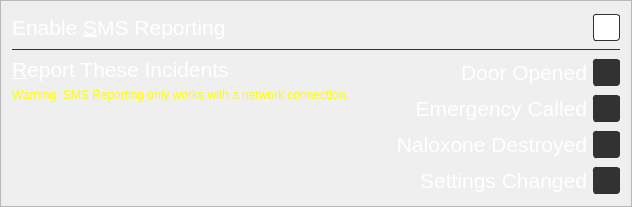
                 <widget class="QFrame" name="frame_17">
                  <property name="styleSheet">
                   <string notr="true">QWidget#frame_17{border-radius: 5px;border-color:rgb(50,50,50);border-width: 1px;border-style: solid;}</string>
                  </property>
                  <property name="frameShape">
                   <enum>QFrame::StyledPanel</enum>
                  </property>
                  <property name="frameShadow">
                   <enum>QFrame::Raised</enum>
                  </property>
                  <layout class="QVBoxLayout" name="verticalLayout_19">
                   <item>
                    <layout class="QHBoxLayout" name="horizontalLayout_18">
                     <item>
                      <widget class="QLabel" name="enableSMSLabel">
                       <property name="font">
                        <font>
                         <pointsize>16</pointsize>
                        </font>
                       </property>
                       <property name="styleSheet">
                        <string notr="true">color:white</string>
                       </property>
                       <property name="text">
                        <string>Enable &amp;SMS Reporting</string>
                       </property>
                       <property name="alignment">
                        <set>Qt::AlignLeading|Qt::AlignLeft|Qt::AlignVCenter</set>
                       </property>
                       <property name="buddy">
                        <cstring>enableSMSCheckBox</cstring>
                       </property>
                      </widget>
                     </item>
                     <item>
                      <spacer name="horizontalSpacer_14">
                       <property name="orientation">
                        <enum>Qt::Horizontal</enum>
                       </property>
                       <property name="sizeHint" stdset="0">
                        <size>
                         <width>40</width>
                         <height>20</height>
                        </size>
                       </property>
                      </spacer>
                     </item>
                     <item>
                      <widget class="QCheckBox" name="enableSMSCheckBox">
                       <property name="minimumSize">
                        <size>
                         <width>0</width>
                         <height>30</height>
                        </size>
                       </property>
                       <property name="font">
                        <font>
                         <pointsize>16</pointsize>
                        </font>
                       </property>
                       <property name="layoutDirection">
                        <enum>Qt::RightToLeft</enum>
                       </property>
                       <property name="styleSheet">
                        <string notr="true">QCheckBox::indicator{
border-color:rgb(50,50,50);border-width: 1px; border-radius:3px;border-style: solid;height:25;width:25}
QCheckBox::indicator:unchecked{
background-color : rgb(50,50,50);}
QCheckBox::indicator:checked{
background-color : white;}
QCheckBox{
color:white;
}
</string>
                       </property>
                       <property name="text">
                        <string/>
                       </property>
                       <property name="checked">
                        <bool>true</bool>
                       </property>
                      </widget>
                     </item>
                    </layout>
                   </item>
                   <item>
                    <widget class="Line" name="line">
                     <property name="styleSheet">
                      <string notr="true">color:rgb(50,50,50)</string>
                     </property>
                     <property name="frameShadow">
                      <enum>QFrame::Plain</enum>
                     </property>
                     <property name="lineWidth">
                      <number>1</number>
                     </property>
                     <property name="orientation">
                      <enum>Qt::Horizontal</enum>
                     </property>
                    </widget>
                   </item>
                   <item>
                    <layout class="QHBoxLayout" name="horizontalLayout_14">
                     <item>
                      <layout class="QVBoxLayout" name="verticalLayout_42">
                       <item>
                        <widget class="QLabel" name="smsReportingLabel">
                         <property name="font">
                          <font>
                           <pointsize>16</pointsize>
                          </font>
                         </property>
                         <property name="styleSheet">
                          <string notr="true">color:white</string>
                         </property>
                         <property name="text">
                          <string>&amp;Report These Incidents</string>
                         </property>
                         <property name="alignment">
                          <set>Qt::AlignLeading|Qt::AlignLeft|Qt::AlignTop</set>
                         </property>
                         <property name="buddy">
                          <cstring>reportDoorOpenedCheckBox</cstring>
                         </property>
                        </widget>
                       </item>
                       <item>
                        <widget class="QLabel" name="smsReportingWarning">
                         <property name="styleSheet">
                          <string notr="true">color:yellow</string>
                         </property>
                         <property name="text">
                          <string>Warning: SMS Reporting only works with a network connection.</string>
                         </property>
                         <property name="alignment">
                          <set>Qt::AlignLeading|Qt::AlignLeft|Qt::AlignTop</set>
                         </property>
                        </widget>
                       </item>
                       <item>
                        <spacer name="verticalSpacer_11">
                         <property name="orientation">
                          <enum>Qt::Vertical</enum>
                         </property>
                         <property name="sizeHint" stdset="0">
                          <size>
                           <width>20</width>
                           <height>40</height>
                          </size>
                         </property>
                        </spacer>
                       </item>
                      </layout>
                     </item>
                     <item>
                      <spacer name="horizontalSpacer_10">
                       <property name="orientation">
                        <enum>Qt::Horizontal</enum>
                       </property>
                       <property name="sizeHint" stdset="0">
                        <size>
                         <width>40</width>
                         <height>20</height>
                        </size>
                       </property>
                      </spacer>
                     </item>
                     <item>
                      <layout class="QVBoxLayout" name="verticalLayout_37">
                       <item>
                        <widget class="QCheckBox" name="reportDoorOpenedCheckBox">
                         <property name="minimumSize">
                          <size>
                           <width>0</width>
                           <height>30</height>
                          </size>
                         </property>
                         <property name="font">
                          <font>
                           <pointsize>16</pointsize>
                          </font>
                         </property>
                         <property name="layoutDirection">
                          <enum>Qt::RightToLeft</enum>
                         </property>
                         <property name="styleSheet">
                          <string notr="true">QCheckBox::indicator{
border-color:rgb(50,50,50);border-width: 1px; border-radius:3px;border-style: solid;height:25;width:25}
QCheckBox::indicator:unchecked{
background-color : rgb(50,50,50);}
QCheckBox::indicator:checked{
background-color : white;}
QCheckBox{
color:white;
}
</string>
                         </property>
                         <property name="text">
                          <string>Door Opened</string>
                         </property>
                        </widget>
                       </item>
                       <item>
                        <widget class="QCheckBox" name="reportEmergencyCalledCheckBox">
                         <property name="minimumSize">
                          <size>
                           <width>0</width>
                           <height>30</height>
                          </size>
                         </property>
                         <property name="font">
                          <font>
                           <pointsize>16</pointsize>
                          </font>
                         </property>
                         <property name="layoutDirection">
                          <enum>Qt::RightToLeft</enum>
                         </property>
                         <property name="styleSheet">
                          <string notr="true">QCheckBox::indicator{
border-color:rgb(50,50,50);border-width: 1px; border-radius:3px;border-style: solid;height:25;width:25}
QCheckBox::indicator:unchecked{
background-color : rgb(50,50,50);}
QCheckBox::indicator:checked{
background-color : white;}
QCheckBox{
color:white;
}
</string>
                         </property>
                         <property name="text">
                          <string>Emergency Called</string>
                         </property>
                        </widget>
                       </item>
                       <item>
                        <widget class="QCheckBox" name="reportNaloxoneDestroyedCheckBox">
                         <property name="minimumSize">
                          <size>
                           <width>0</width>
                           <height>30</height>
                          </size>
                         </property>
                         <property name="font">
                          <font>
                           <pointsize>16</pointsize>
                          </font>
                         </property>
                         <property name="layoutDirection">
                          <enum>Qt::RightToLeft</enum>
                         </property>
                         <property name="styleSheet">
                          <string notr="true">QCheckBox::indicator{
border-color:rgb(50,50,50);border-width: 1px; border-radius:3px;border-style: solid;height:25;width:25}
QCheckBox::indicator:unchecked{
background-color : rgb(50,50,50);}
QCheckBox::indicator:checked{
background-color : white;}
QCheckBox{
color:white;
}
</string>
                         </property>
                         <property name="text">
                          <string>Naloxone Destroyed</string>
                         </property>
                        </widget>
                       </item>
                       <item>
                        <widget class="QCheckBox" name="reportSettingsChangedCheckBox">
                         <property name="minimumSize">
                          <size>
                           <width>0</width>
                           <height>30</height>
                          </size>
                         </property>
                         <property name="font">
                          <font>
                           <pointsize>16</pointsize>
                          </font>
                         </property>
                         <property name="layoutDirection">
                          <enum>Qt::RightToLeft</enum>
                         </property>
                         <property name="styleSheet">
                          <string notr="true">QCheckBox::indicator{
border-color:rgb(50,50,50);border-width: 1px; border-radius:3px;border-style: solid;height:25;width:25}
QCheckBox::indicator:unchecked{
background-color : rgb(50,50,50);}
QCheckBox::indicator:checked{
background-color : white;}
QCheckBox{
color:white;
}
</string>
                         </property>
                         <property name="text">
                          <string>Settings Changed</string>
                         </property>
                        </widget>
                       </item>
                      </layout>
                     </item>
                    </layout>
                   </item>
                  </layout>
                 </widget>
